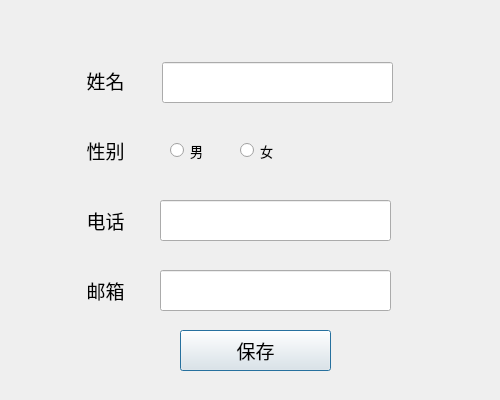
<?xml version="1.0" encoding="UTF-8"?>
<ui version="4.0">
 <class>NewAdd</class>
 <widget class="QDialog" name="NewAdd">
  <property name="geometry">
   <rect>
    <x>0</x>
    <y>0</y>
    <width>500</width>
    <height>400</height>
   </rect>
  </property>
  <property name="minimumSize">
   <size>
    <width>500</width>
    <height>400</height>
   </size>
  </property>
  <property name="maximumSize">
   <size>
    <width>500</width>
    <height>400</height>
   </size>
  </property>
  <property name="windowTitle">
   <string>Dialog</string>
  </property>
  <widget class="QLabel" name="label">
   <property name="geometry">
    <rect>
     <x>70</x>
     <y>60</y>
     <width>71</width>
     <height>41</height>
    </rect>
   </property>
   <property name="font">
    <font>
     <pointsize>14</pointsize>
    </font>
   </property>
   <property name="frameShape">
    <enum>QFrame::NoFrame</enum>
   </property>
   <property name="text">
    <string>姓名</string>
   </property>
   <property name="alignment">
    <set>Qt::AlignCenter</set>
   </property>
  </widget>
  <widget class="QLabel" name="label_2">
   <property name="geometry">
    <rect>
     <x>70</x>
     <y>130</y>
     <width>71</width>
     <height>41</height>
    </rect>
   </property>
   <property name="font">
    <font>
     <pointsize>14</pointsize>
    </font>
   </property>
   <property name="text">
    <string>性别</string>
   </property>
   <property name="alignment">
    <set>Qt::AlignCenter</set>
   </property>
  </widget>
  <widget class="QLabel" name="label_3">
   <property name="geometry">
    <rect>
     <x>70</x>
     <y>200</y>
     <width>71</width>
     <height>41</height>
    </rect>
   </property>
   <property name="font">
    <font>
     <pointsize>14</pointsize>
    </font>
   </property>
   <property name="text">
    <string>电话</string>
   </property>
   <property name="alignment">
    <set>Qt::AlignCenter</set>
   </property>
  </widget>
  <widget class="QLabel" name="label_4">
   <property name="geometry">
    <rect>
     <x>70</x>
     <y>270</y>
     <width>71</width>
     <height>41</height>
    </rect>
   </property>
   <property name="font">
    <font>
     <pointsize>14</pointsize>
    </font>
   </property>
   <property name="text">
    <string>邮箱</string>
   </property>
   <property name="alignment">
    <set>Qt::AlignCenter</set>
   </property>
  </widget>
  <widget class="QLineEdit" name="lineEdit">
   <property name="geometry">
    <rect>
     <x>162</x>
     <y>62</y>
     <width>231</width>
     <height>41</height>
    </rect>
   </property>
   <property name="font">
    <font>
     <pointsize>14</pointsize>
    </font>
   </property>
  </widget>
  <widget class="QLineEdit" name="lineEdit_2">
   <property name="geometry">
    <rect>
     <x>160</x>
     <y>200</y>
     <width>231</width>
     <height>41</height>
    </rect>
   </property>
   <property name="font">
    <font>
     <pointsize>14</pointsize>
    </font>
   </property>
  </widget>
  <widget class="QLineEdit" name="lineEdit_3">
   <property name="geometry">
    <rect>
     <x>160</x>
     <y>270</y>
     <width>231</width>
     <height>41</height>
    </rect>
   </property>
   <property name="font">
    <font>
     <pointsize>14</pointsize>
    </font>
   </property>
  </widget>
  <widget class="QRadioButton" name="radioButton">
   <property name="geometry">
    <rect>
     <x>170</x>
     <y>140</y>
     <width>51</width>
     <height>21</height>
    </rect>
   </property>
   <property name="font">
    <font>
     <pointsize>10</pointsize>
    </font>
   </property>
   <property name="text">
    <string>男</string>
   </property>
  </widget>
  <widget class="QRadioButton" name="radioButton_2">
   <property name="geometry">
    <rect>
     <x>240</x>
     <y>140</y>
     <width>51</width>
     <height>21</height>
    </rect>
   </property>
   <property name="font">
    <font>
     <pointsize>10</pointsize>
    </font>
   </property>
   <property name="text">
    <string>女</string>
   </property>
  </widget>
  <widget class="QPushButton" name="pushButton">
   <property name="geometry">
    <rect>
     <x>180</x>
     <y>330</y>
     <width>151</width>
     <height>41</height>
    </rect>
   </property>
   <property name="font">
    <font>
     <pointsize>14</pointsize>
    </font>
   </property>
   <property name="text">
    <string>保存</string>
   </property>
  </widget>
 </widget>
 <resources/>
 <connections/>
</ui>
